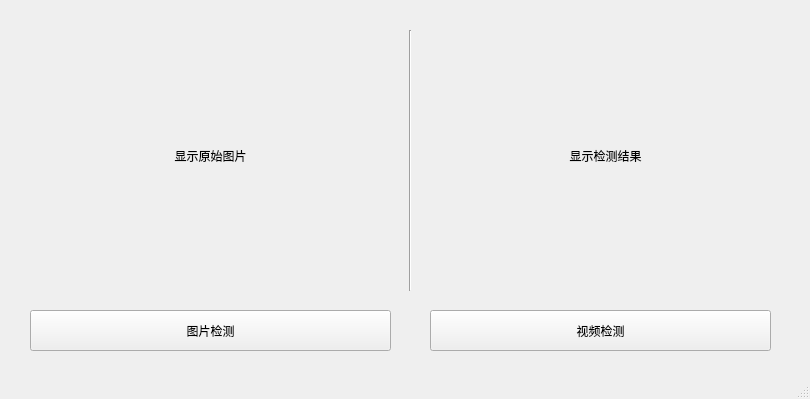
<?xml version="1.0" encoding="UTF-8"?>
<ui version="4.0">
 <class>MainWindow</class>
 <widget class="QMainWindow" name="MainWindow">
  <property name="geometry">
   <rect>
    <x>0</x>
    <y>0</y>
    <width>810</width>
    <height>399</height>
   </rect>
  </property>
  <property name="windowTitle">
   <string>MainWindow</string>
  </property>
  <widget class="QWidget" name="centralwidget">
   <widget class="QLabel" name="input">
    <property name="geometry">
     <rect>
      <x>30</x>
      <y>30</y>
      <width>361</width>
      <height>251</height>
     </rect>
    </property>
    <property name="text">
     <string>显示原始图片</string>
    </property>
    <property name="scaledContents">
     <bool>true</bool>
    </property>
    <property name="alignment">
     <set>Qt::AlignCenter</set>
    </property>
   </widget>
   <widget class="QLabel" name="output">
    <property name="geometry">
     <rect>
      <x>440</x>
      <y>30</y>
      <width>331</width>
      <height>251</height>
     </rect>
    </property>
    <property name="text">
     <string>显示检测结果</string>
    </property>
    <property name="scaledContents">
     <bool>true</bool>
    </property>
    <property name="alignment">
     <set>Qt::AlignCenter</set>
    </property>
   </widget>
   <widget class="Line" name="line">
    <property name="geometry">
     <rect>
      <x>390</x>
      <y>30</y>
      <width>41</width>
      <height>261</height>
     </rect>
    </property>
    <property name="orientation">
     <enum>Qt::Vertical</enum>
    </property>
   </widget>
   <widget class="QPushButton" name="det_image">
    <property name="geometry">
     <rect>
      <x>30</x>
      <y>310</y>
      <width>361</width>
      <height>41</height>
     </rect>
    </property>
    <property name="text">
     <string>图片检测</string>
    </property>
   </widget>
   <widget class="QPushButton" name="det_video">
    <property name="geometry">
     <rect>
      <x>430</x>
      <y>310</y>
      <width>341</width>
      <height>41</height>
     </rect>
    </property>
    <property name="text">
     <string>视频检测</string>
    </property>
   </widget>
  </widget>
  <widget class="QStatusBar" name="statusbar"/>
 </widget>
 <resources/>
 <connections/>
</ui>
